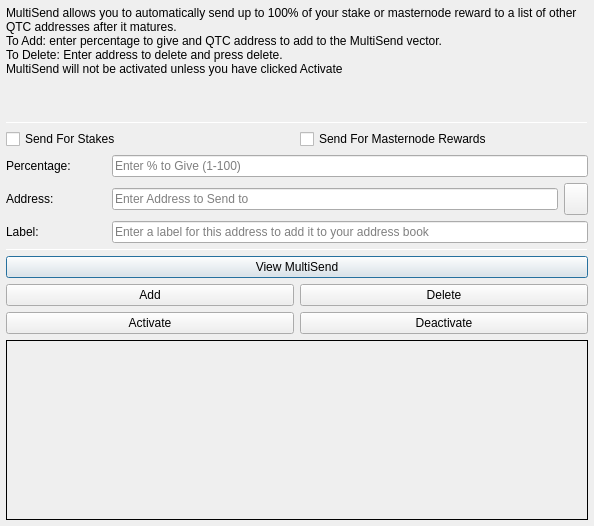
<?xml version="1.0" encoding="UTF-8"?>
<ui version="4.0">
 <class>MultiSendDialog</class>
 <widget class="QDialog" name="MultiSendDialog">
  <property name="windowModality">
   <enum>Qt::NonModal</enum>
  </property>
  <property name="geometry">
   <rect>
    <x>0</x>
    <y>0</y>
    <width>594</width>
    <height>526</height>
   </rect>
  </property>
  <property name="windowTitle">
   <string>MultiSend</string>
  </property>
  <layout class="QVBoxLayout" name="verticalLayout" stretch="0">
   <property name="leftMargin">
    <number>6</number>
   </property>
   <property name="topMargin">
    <number>6</number>
   </property>
   <property name="rightMargin">
    <number>6</number>
   </property>
   <property name="bottomMargin">
    <number>6</number>
   </property>
   <item>
    <layout class="QVBoxLayout" name="verticalLayout_Main" stretch="1,1,1,0,1,1,1">
     <item>
      <widget class="QLabel" name="label_2">
       <property name="lineWidth">
        <number>1</number>
       </property>
       <property name="text">
        <string>MultiSend allows you to automatically send up to 100% of your stake or masternode reward to a list of other QTC addresses after it matures.
To Add: enter percentage to give and QTC address to add to the MultiSend vector.
To Delete: Enter address to delete and press delete.
MultiSend will not be activated unless you have clicked Activate</string>
       </property>
       <property name="alignment">
        <set>Qt::AlignLeading|Qt::AlignLeft|Qt::AlignTop</set>
       </property>
       <property name="wordWrap">
        <bool>true</bool>
       </property>
      </widget>
     </item>
     <item>
      <widget class="Line" name="line">
       <property name="minimumSize">
        <size>
         <width>0</width>
         <height>1</height>
        </size>
       </property>
       <property name="maximumSize">
        <size>
         <width>16777215</width>
         <height>1</height>
        </size>
       </property>
       <property name="orientation">
        <enum>Qt::Horizontal</enum>
       </property>
      </widget>
     </item>
     <item>
      <layout class="QVBoxLayout" name="verticalLayout_Settings">
       <item>
        <layout class="QHBoxLayout" name="horizontalLayout">
         <item>
          <widget class="QCheckBox" name="multiSendStakeCheckBox">
           <property name="text">
            <string>Send For Stakes</string>
           </property>
          </widget>
         </item>
         <item>
          <widget class="QCheckBox" name="multiSendMasternodeCheckBox">
           <property name="text">
            <string>Send For Masternode Rewards</string>
           </property>
          </widget>
         </item>
        </layout>
       </item>
       <item>
        <layout class="QHBoxLayout" name="horizontalLayout_6">
         <item>
          <widget class="QLabel" name="label">
           <property name="minimumSize">
            <size>
             <width>100</width>
             <height>0</height>
            </size>
           </property>
           <property name="toolTip">
            <string>Percentage of stake to send</string>
           </property>
           <property name="text">
            <string>Percentage:</string>
           </property>
          </widget>
         </item>
         <item>
          <widget class="QLineEdit" name="multiSendPercentEdit">
           <property name="toolTip">
            <string>Enter whole numbers 1 - 100</string>
           </property>
           <property name="placeholderText">
            <string>Enter % to Give (1-100)</string>
           </property>
          </widget>
         </item>
        </layout>
       </item>
       <item>
        <layout class="QHBoxLayout" name="horizontalLayout_7">
         <item>
          <widget class="QLabel" name="label_5">
           <property name="minimumSize">
            <size>
             <width>100</width>
             <height>0</height>
            </size>
           </property>
           <property name="toolTip">
            <string>Address to send portion of stake to</string>
           </property>
           <property name="text">
            <string>Address:</string>
           </property>
          </widget>
         </item>
         <item>
          <widget class="QLineEdit" name="multiSendAddressEdit">
           <property name="toolTip">
            <string/>
           </property>
           <property name="placeholderText">
            <string>Enter Address to Send to</string>
           </property>
          </widget>
         </item>
         <item>
          <widget class="QToolButton" name="addressBookButton">
           <property name="maximumSize">
            <size>
             <width>16777215</width>
             <height>32</height>
            </size>
           </property>
           <property name="toolTip">
            <string>Choose an address from the address book</string>
           </property>
           <property name="text">
            <string/>
           </property>
           <property name="icon">
            <iconset resource="../quintet.qrc">
             <normaloff>:/icons/address-book</normaloff>:/icons/address-book</iconset>
           </property>
           <property name="shortcut">
            <string>Alt+A</string>
           </property>
          </widget>
         </item>
        </layout>
       </item>
      </layout>
     </item>
     <item>
      <layout class="QHBoxLayout" name="horizontalLayout_3">
       <item>
        <widget class="QLabel" name="label_3">
         <property name="minimumSize">
          <size>
           <width>100</width>
           <height>0</height>
          </size>
         </property>
         <property name="text">
          <string>Label:</string>
         </property>
        </widget>
       </item>
       <item>
        <widget class="QLineEdit" name="labelAddressLabelEdit">
         <property name="placeholderText">
          <string>Enter a label for this address to add it to your address book</string>
         </property>
        </widget>
       </item>
      </layout>
     </item>
     <item>
      <widget class="Line" name="line_2">
       <property name="minimumSize">
        <size>
         <width>0</width>
         <height>1</height>
        </size>
       </property>
       <property name="maximumSize">
        <size>
         <width>16777215</width>
         <height>1</height>
        </size>
       </property>
       <property name="orientation">
        <enum>Qt::Horizontal</enum>
       </property>
      </widget>
     </item>
     <item>
      <layout class="QVBoxLayout" name="verticalLayout_Buttons">
       <item>
        <layout class="QHBoxLayout" name="horizontalLayout_4">
         <item>
          <widget class="QPushButton" name="viewButton">
           <property name="toolTip">
            <string/>
           </property>
           <property name="statusTip">
            <string>View MultiSend Vector</string>
           </property>
           <property name="text">
            <string>View MultiSend</string>
           </property>
          </widget>
         </item>
        </layout>
       </item>
       <item>
        <layout class="QHBoxLayout" name="horizontalLayout_2">
         <item>
          <widget class="QPushButton" name="addButton">
           <property name="toolTip">
            <string/>
           </property>
           <property name="statusTip">
            <string>Add to MultiSend Vector</string>
           </property>
           <property name="text">
            <string>Add</string>
           </property>
          </widget>
         </item>
         <item>
          <widget class="QPushButton" name="deleteButton">
           <property name="toolTip">
            <string/>
           </property>
           <property name="statusTip">
            <string>Delete Address From MultiSend Vector</string>
           </property>
           <property name="text">
            <string>Delete</string>
           </property>
          </widget>
         </item>
        </layout>
       </item>
       <item>
        <layout class="QHBoxLayout" name="horizontalLayout_5">
         <item>
          <widget class="QPushButton" name="activateButton">
           <property name="statusTip">
            <string>Activate MultiSend</string>
           </property>
           <property name="text">
            <string>Activate</string>
           </property>
          </widget>
         </item>
         <item>
          <widget class="QPushButton" name="disableButton">
           <property name="statusTip">
            <string>Deactivate MultiSend</string>
           </property>
           <property name="text">
            <string>Deactivate</string>
           </property>
          </widget>
         </item>
        </layout>
       </item>
      </layout>
     </item>
     <item>
      <widget class="QLabel" name="message">
       <property name="minimumSize">
        <size>
         <width>0</width>
         <height>180</height>
        </size>
       </property>
       <property name="frameShape">
        <enum>QFrame::Panel</enum>
       </property>
       <property name="frameShadow">
        <enum>QFrame::Plain</enum>
       </property>
       <property name="lineWidth">
        <number>1</number>
       </property>
       <property name="midLineWidth">
        <number>1</number>
       </property>
       <property name="text">
        <string/>
       </property>
       <property name="alignment">
        <set>Qt::AlignLeading|Qt::AlignLeft|Qt::AlignTop</set>
       </property>
       <property name="wordWrap">
        <bool>true</bool>
       </property>
      </widget>
     </item>
    </layout>
   </item>
  </layout>
 </widget>
 <resources>
  <include location="../quintet.qrc"/>
 </resources>
 <connections/>
</ui>
